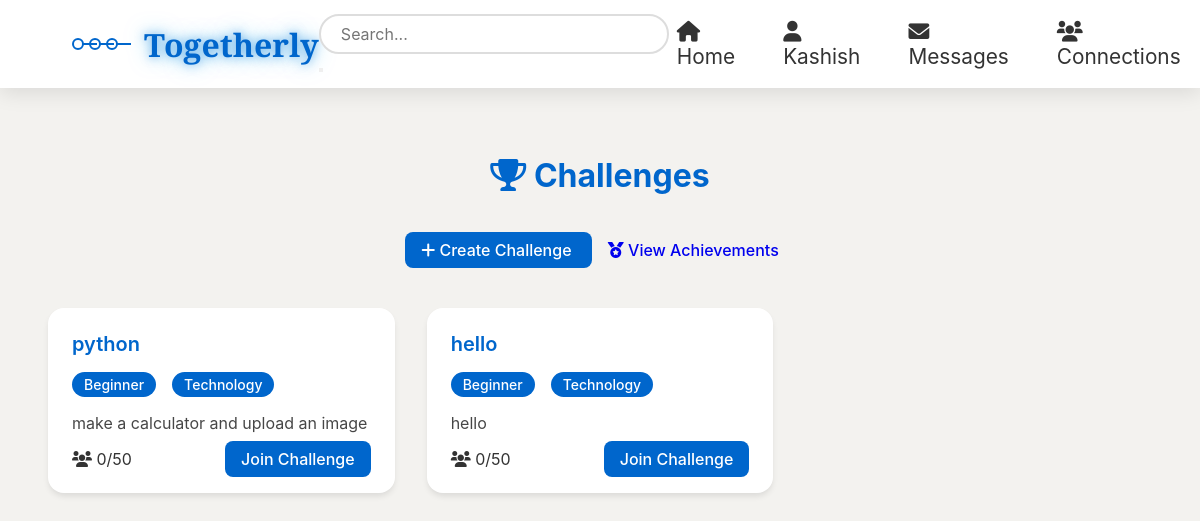
Page /challenges/ (signed in) on the earlier database version.
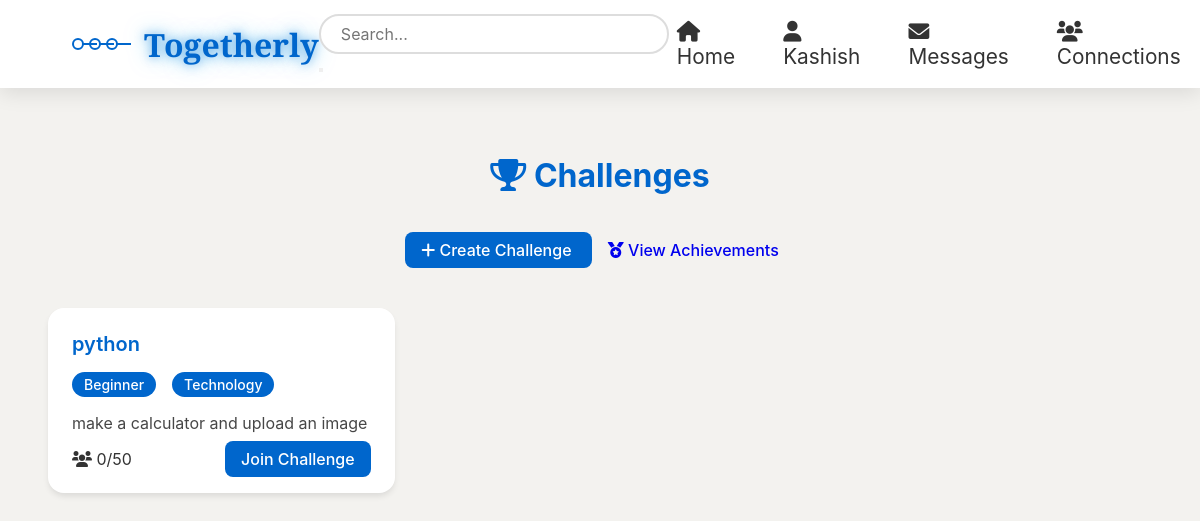
Same page on the later database version.
### challenges/models.py (models this page shows, shortened)
class SkillChallenge(models.Model):
    DIFFICULTY_CHOICES = [
        ('beginner', 'Beginner'),
        ('intermediate', 'Intermediate'),
        ('advanced', 'Advanced')
    ]
    CATEGORY_CHOICES = [
        ('tech', 'Technology'),
        ('design', 'Design'),
        ('marketing', 'Marketing'),
        ('business', 'Business Strategy'),
        ('writing', 'Content Writing'),
        ('data', 'Data Analysis')
    ]
    creator = models.ForeignKey(User, on_delete=models.CASCADE)
    title = models.CharField(max_length=200)
    description = models.TextField()
    difficulty = models.CharField(max_length=20, choices=DIFFICULTY_CHOICES)
    category = models.CharField(max_length=20, choices=CATEGORY_CHOICES)
    start_date = models.DateTimeField()
    end_date = models.DateTimeField()
    max_participants = models.IntegerField(default=50)
    prize_description = models.TextField(blank=True)
    created_at = models.DateTimeField(auto_now_add=True)
    image = models.ImageField(upload_to='challenge_images/', null=True, blank=True)
    def get_participants_count(self):
        return self.challengeparticipation_set.count()

### challenges/views.py (the view)
# urls.py: path('', views.challenge_list, name='challenge_list'),
@login_required
def challenge_list(request):
    active_challenges = SkillChallenge.objects.filter(
        end_date__gte=timezone.now()
    ).annotate(
        participants_count=Count('challengeparticipation')
    ).order_by('start_date')
    user_participations = ChallengeParticipation.objects.filter(
        user=request.user
    ).values_list('challenge_id', flat=True)
    context = {
        'active_challenges': active_challenges,
        'user_participations': user_participations,
    }
    return render(request, 'challenges/challenge_list.html', context)

### challenges/templates/challenges/challenge_list.html (shortened to what this page needs)
<!DOCTYPE html>
<html lang="en">
<head>
    <link rel="stylesheet" href="https://cdnjs.cloudflare.com/ajax/libs/font-awesome/6.0.0-beta3/css/all.min.css">
</head>
<body>
    <div class="navbar">
        <div class="logo">
            <div class="logo-icon">
                <div class="logo-circle"></div>
                <div class="logo-circle"></div>
                <div class="logo-circle"></div>
            </div>
            <span class="logo-text">Togetherly</span>
        </div>
        <div class="search-container">
            <div class="search-box">
                <input type="text" class="search-input" placeholder="Search...">
                <button class="search-btn">
                </button>
            </div>
        </div>
        <div class="nav-links">
            {% if user.is_authenticated %}
                <div class="nav-item">
                    <a href="{% url 'home' %}"><i class="fas fa-home"></i> Home</a>
                </div>
                <div class="nav-item">
                    <a href="{% url 'profile' %}"><i class="fas fa-user"></i> {{ user.first_name|default:user.username }}</a>
                </div>
                <div class="nav-item">
                    <a href="{% url 'messaging' %}"><i class="fas fa-envelope"></i> Messages</a>
                </div>
                <div class="nav-item">
                    <a href="{% url 'connections' %}"><i class="fas fa-users"></i> Connections</a>
                </div>
            {% endif %}
        </div>
    </div>
    <main class="main-content">
        <h1 class="page-title" style="text-align: center;line-height: 8rem;color: #0066cc;">
            <i class="fas fa-trophy"></i> Challenges
        </h1>
        <div class="challenge-actions" style="text-align: center; margin-bottom: 2rem;">
            <a href="{% url 'create_challenge' %}" class="btn btn-primary">
                <i class="fas fa-plus"></i> Create Challenge
            </a>
            <a href="{% url 'user_achievements' %}" class="btn btn-secondary">
                <i class="fas fa-medal"></i> View Achievements
            </a>
        </div>
        <div class="challenges-grid">
            {% for challenge in active_challenges %}
            <div class="challenge-card">
                <h3 class="challenge-title">{{ challenge.title }}</h3>
                <div class="challenge-info">
                    <span class="badge">{{ challenge.get_difficulty_display }}</span>
                    <span class="badge">{{ challenge.get_category_display }}</span>
                </div>
                <p class="challenge-description">{{ challenge.description|truncatewords:30 }}</p>
                <div class="challenge-footer">
                    <div class="challenge-stats">
                        <i class="fas fa-users"></i> {{ challenge.get_participants_count }}/{{ challenge.max_participants }}
                    </div>
                    <div class="challenge-actions">
                        {% if challenge.id in user_participations %}
                        <a href="{% url 'challenge_detail' challenge.id %}" class="btn btn-primary">View Submission</a>
                        {% else %}
                        <a href="{% url 'challenge_detail' challenge.id %}" class="btn btn-primary">Join Challenge</a>
                        {% endif %}
                    </div>
                </div>
            </div>
            {% empty %}
            <div class="no-challenges">
                <p>No active challenges available.</p>
            </div>
            {% endfor %}
        </div>
    </main>
</body>
</html>

Differences in the rows shown:
removed SkillChallenge: title "hello", difficulty "Beginner", category "Technology", description "hello", get_participants_count "0", max_participants "50", shows "Join Challenge"
